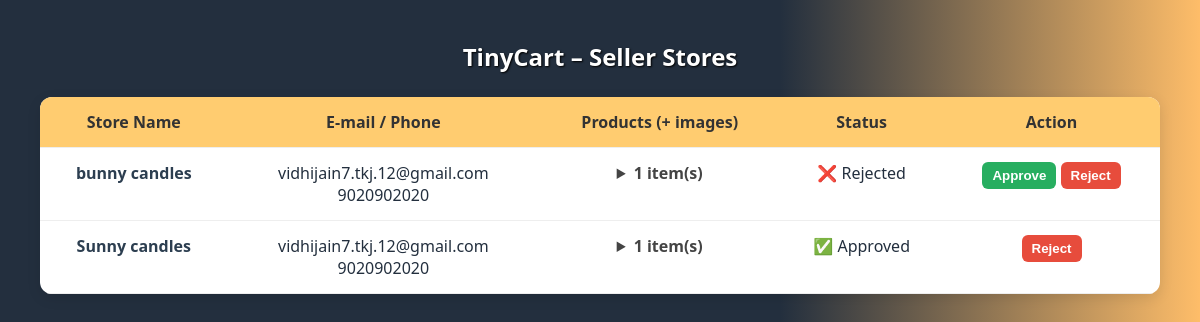
Screenshot of /tiny-admin/stores (signed in) with the database file from the repository.
### tables this page shows
CREATE TABLE stores(
            store_id TEXT,  store_name  TEXT, store_desc TEXT,
            email    TEXT,  owner_phone TEXT, owner_pin TEXT,
            qr_file  TEXT,
            p_name   TEXT,  p_d         TEXT,
            p_p REAL, p_q INTEGER, p_i TEXT,
            approved INTEGER DEFAULT 0,                          -- admin flag
            created_at TIMESTAMP DEFAULT CURRENT_TIMESTAMP       -- NEW column
        );

### main.py (the view)
@app.route("/tiny-admin/stores")
def tiny_admin_stores():
    if not session.get("is_tinycart_admin"):
        return "❌  Not accessible to you", 403
    rows = db().cursor().execute("""
        SELECT store_id, store_name, email, owner_phone, approved, MAX(created_at) AS created_at
        FROM stores
        GROUP BY store_id
        ORDER BY MAX(created_at) DESC
    """).fetchall()
    product_map = get_products_by_store()
    return render_template("tiny_admin_dashboard.html",
                           rows=rows,
                           product_map=product_map)

### main.py (called while the page is built)
def db():
    return sqlite3.connect(DB_PATH, detect_types=sqlite3.PARSE_DECLTYPES)

def get_products_by_store():
    cur = db().cursor()
    rows = cur.execute(
        "SELECT store_id, p_name, p_i FROM stores ORDER BY rowid"
    ).fetchall()
    prod_dict = {}
    for sid, pname, pimg in rows:
        prod_dict.setdefault(sid, []).append((pname, pimg))
    return prod_dict

### templates/tiny_admin_dashboard.html (shortened to what this page needs)
<!DOCTYPE html>
<html>
<head>
</head>
<body>
<h2 style="text-align:center;margin-bottom:24px">TinyCart – Seller Stores</h2>
<table>
  <tr>
    <th>Store Name</th>
    <th>E‑mail / Phone</th>
    <th>Products (+ images)</th>
    <th>Status</th>
    <th>Action</th>
  </tr>
  {% for s in rows %}
  <tr>
    <td>
      <a href="{{ url_for('view_store', store_id=s[0]) }}"
         target="_blank"
         style="text-decoration:none;font-weight:bold">
        {{ s[1] }}
      </a>
    </td>
    <td>
      {{ s[2] }}<br>{{ s[3] }}
    </td>
    <td>
      <details>
        <summary>{{ product_map[s[0]]|length }} item(s)</summary>
      </details>
    </td>
    <td>
      {% if s[4]==1 %}✅ Approved
      {% elif s[4]==-1 %}❌ Rejected
      {% else %}⏳ Pending{% endif %}
    </td>
    <td>
      {% if s[4] != 1 %}
        <form action="{{ url_for('tiny_admin_approve', store_id=s[0]) }}"
              method="post" style="display:inline">
          <button class="ok">Approve</button>
        </form>
      {% endif %}
      <form action="{{ url_for('tiny_admin_reject', store_id=s[0]) }}"
            method="post" style="display:inline">
        <button class="no">Reject</button>
      </form>
    </td>
  </tr>
  {% endfor %}
</table>
</body>
</html>

### templates/tiny_admin_dashboard.html (style rules this page uses)
* { box-sizing: border-box; margin: 0; padding: 0; }
body { font-family: 'Segoe UI', Arial, sans-serif; background: linear-gradient(to right, #232f3e 65%, #febd69 100%); color: #232f3e; min-height: 100vh; padding: 40px; }
h2 { text-align: center; margin-bottom: 24px; color: #fff; text-shadow: 1px 1px 2px #000; }
table { width: 100%; max-width: 1200px; margin: auto; border-collapse: collapse; background: #fff; border-radius: 12px; box-shadow: 0 4px 14px rgba(0,0,0,.1); overflow: hidden; }
th, td { padding: 14px; border-bottom: 1px solid #eee; text-align: center; vertical-align: top; }
th { background: #ffcc70; font-size: 1rem; font-weight: bold; color: #333; }
button { padding: 6px 10px; border: none; border-radius: 6px; cursor: pointer; font-weight: 600; }
.ok { background: #27ae60; color: #fff; }
.no { background: #e74c3c; color: #fff; }
details summary { cursor: pointer; font-weight: 600; color: #444; margin-bottom: 6px; }
a { text-decoration: none; color: #2c3e50; font-weight: bold; }

### rows the page displays
stores: store_name "bunny candles", email "vidhijain7.tkj.12@gmail.com", owner_phone "9020902020", product_map "1", shows "❌ Rejected"
stores: store_name "Sunny candles", email "vidhijain7.tkj.12@gmail.com", owner_phone "9020902020", product_map "1", shows "✅ Approved"
